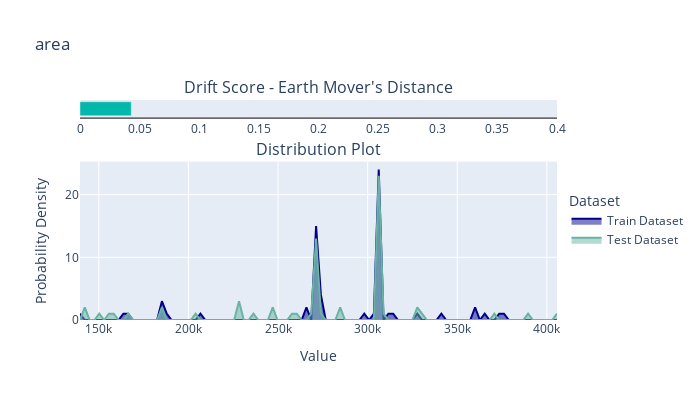
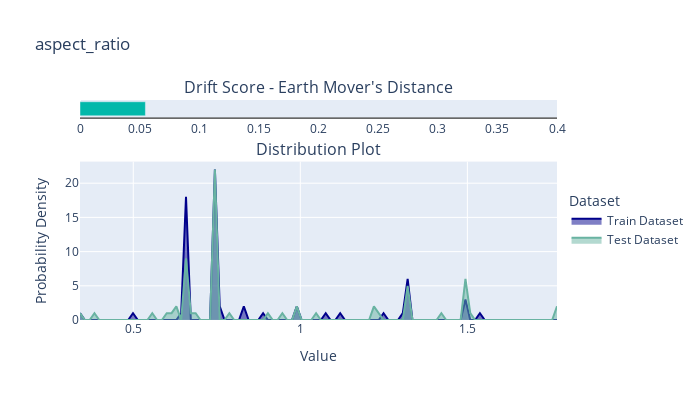
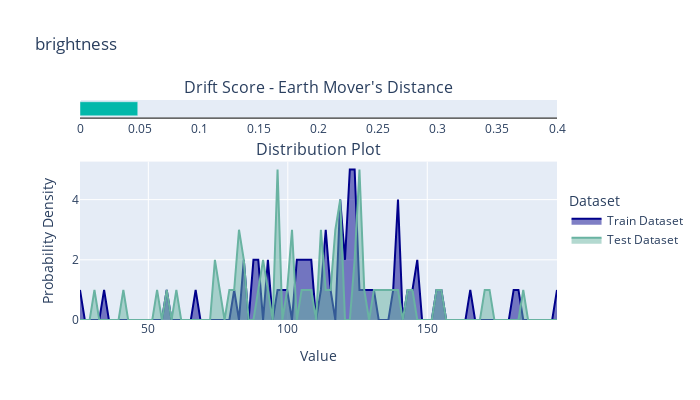
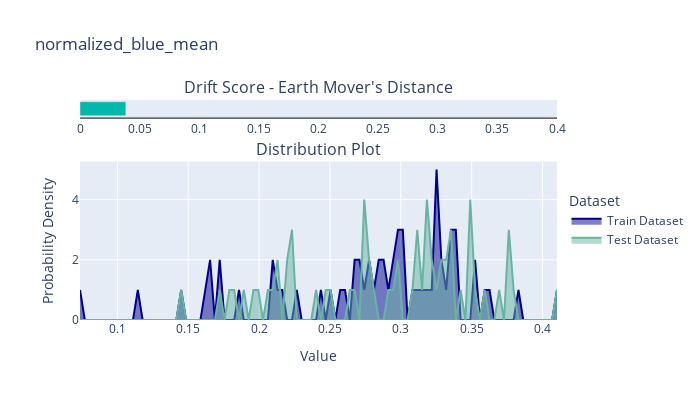

The notebook cell saved with these charts, in order:
### Markdown cell above
### Run the check <a name='run-check'></a>

### Code cell
check_result = ImagePropertyDrift().run(train_dataset, test_dataset)
check_result

### Figure 1 — Plotly figure (JSON) as saved in the notebook; plotly's stock layout.template omitted (floating-point values rounded to 4 significant figures)
{"data": [{"base": 0, "marker": {"color": "#01B8AA"}, "offsetgroup": "0", "orientation": "h", "showlegend": false, "type": "bar", "x": [0.04297], "xaxis": "x", "y": ["Drift Score"], "yaxis": "y"}, {"fill": "tozeroy", "line": {"color": "darkblue"}, "name": "Train Dataset", "type": "scatter", "x": [139520, 142208, 144896, 147584, 150272, 152960, 155648, 158336, 161024, 163712, 166400, 169088, 171776, 174464, 177152, 179840, 182528, 185216, 187904, 190592, 193280, 195968, 198656, 201344, 204032, 206720, 209408, 212096, 214784, 217472, 220160, 222848, 225536, 228224, 230912, 233600, 236288, 238976, 241664, 244352, 247040, 249728, 252416, 255104, 257792, 260480, 263168, 265856, 268544, 271232, 273920, 276608, 279296, 281984, 284672, 287360, 290048, 292736, 295424, 298112, 300800, 303488, 306176, 308864, 311552, 314240, 316928, 319616, 322304, 324992, 327680, 330368, 333056, 335744, 338432, 341120, 343808, 346496, 349184, 351872, 354560, 357248, 359936, 362624, 365312, 368000, 370688, 373376, 376064, 378752, 381440, 384128, 386816, 389504, 392192, 394880, 397568, 400256, 402944, 405632], "xaxis": "x2", "y": [1, 0, 0, 0, 0, 0, 0, 0, 0, 1, 1, 0, 0, 0, 0, 0, 0, 3, 1, 0, 0, 0, 0, 0, 0, 1, 0, 0, 0, 0, 0, 0, 0, 0, 0, 0, 0, 0, 0, 0, 0, 0, 0, 0, 0, 0, 0, 2, 0, 15, 4, 0, 0, 0, 0, 0, 0, 0, 0, 1, 0, 1, 24, 0, 1, 1, 0, 0, 0, 0, 1, 0, 0, 0, 0, 1, 0, 0, 0, 0, 0, 0, 2, 0, 1, 0, 0, 1, 1, 0, 0, 0, 0, 0, 0, 0, 0, 0, 0, 0], "yaxis": "y2"}, {"fill": "tozeroy", "line": {"color": "#69b3a2"}, "name": "Test Dataset", "type": "scatter", "x": [139520, 142208, 144896, 147584, 150272, 152960, 155648, 158336, 161024, 163712, 166400, 169088, 171776, 174464, 177152, 179840, 182528, 185216, 187904, 190592, 193280, 195968, 198656, 201344, 204032, 206720, 209408, 212096, 214784, 217472, 220160, 222848, 225536, 228224, 230912, 233600, 236288, 238976, 241664, 244352, 247040, 249728, 252416, 255104, 257792, 260480, 263168, 265856, 268544, 271232, 273920, 276608, 279296, 281984, 284672, 287360, 290048, 292736, 295424, 298112, 300800, 303488, 306176, 308864, 311552, 314240, 316928, 319616, 322304, 324992, 327680, 330368, 333056, 335744, 338432, 341120, 343808, 346496, 349184, 351872, 354560, 357248, 359936, 362624, 365312, 368000, 370688, 373376, 376064, 378752, 381440, 384128, 386816, 389504, 392192, 394880, 397568, 400256, 402944, 405632], "xaxis": "x2", "y": [0, 2, 0, 0, 1, 0, 1, 1, 0, 0, 1, 0, 0, 0, 0, 0, 0, 2, 0, 0, 0, 0, 0, 0, 1, 0, 0, 0, 0, 0, 0, 0, 0, 3, 0, 0, 1, 0, 0, 0, 2, 0, 0, 0, 1, 1, 0, 0, 1, 13, 1, 0, 0, 0, 2, 0, 0, 0, 0, 0, 0, 0, 23, 1, 0, 0, 0, 0, 0, 0, 2, 1, 0, 0, 0, 0, 0, 0, 0, 0, 0, 0, 0, 0, 0, 0, 1, 0, 0, 0, 0, 0, 0, 1, 0, 0, 0, 0, 0, 1], "yaxis": "y2"}], "layout": {"annotations": [{"font": {"size": 16}, "showarrow": false, "text": "Drift Score - Earth Mover's Distance", "x": 0.5, "xanchor": "center", "xref": "paper", "y": 1.0, "yanchor": "bottom", "yref": "paper"}, {"font": {"size": 16}, "showarrow": false, "text": "Distribution Plot", "x": 0.5, "xanchor": "center", "xref": "paper", "y": 0.72, "yanchor": "bottom", "yref": "paper"}], "height": 400, "legend": {"title": {"text": "Dataset"}, "y": 0.6, "yanchor": "top"}, "title": {"text": "area"}, "width": 700, "xaxis": {"anchor": "y", "domain": [0, 1], "dtick": 0.05, "fixedrange": true, "gridcolor": "black", "linecolor": "black", "range": [0, 0.4], "showgrid": false}, "xaxis2": {"anchor": "y2", "domain": [0, 1], "fixedrange": true, "range": [139520, 405632], "title": {"text": "Value"}}, "yaxis": {"anchor": "x", "color": "black", "domain": [0.92, 1], "fixedrange": true, "showgrid": false, "showline": false, "showticklabels": false, "zeroline": false}, "yaxis2": {"anchor": "x2", "domain": [0, 0.72], "title": {"text": "Probability Density"}}}}

### Figure 2 — Plotly figure (JSON) as saved in the notebook; plotly's stock layout.template omitted (floating-point values rounded to 4 significant figures)
{"data": [{"base": 0, "marker": {"color": "#01B8AA"}, "offsetgroup": "0", "orientation": "h", "showlegend": false, "type": "bar", "x": [0.05484], "xaxis": "x", "y": ["Drift Score"], "yaxis": "y"}, {"fill": "tozeroy", "line": {"color": "darkblue"}, "name": "Train Dataset", "type": "scatter", "x": [0.3406, 0.355, 0.3695, 0.3839, 0.3983, 0.4127, 0.4272, 0.4416, 0.456, 0.4704, 0.4848, 0.4993, 0.5137, 0.5281, 0.5425, 0.5569, 0.5714, 0.5858, 0.6002, 0.6146, 0.629, 0.6435, 0.6579, 0.6723, 0.6867, 0.7012, 0.7156, 0.73, 0.7444, 0.7588, 0.7733, 0.7877, 0.8021, 0.8165, 0.8309, 0.8454, 0.8598, 0.8742, 0.8886, 0.903, 0.9175, 0.9319, 0.9463, 0.9607, 0.9752, 0.9896, 1.004, 1.018, 1.033, 1.047, 1.062, 1.076, 1.091, 1.105, 1.119, 1.134, 1.148, 1.163, 1.177, 1.191, 1.206, 1.22, 1.235, 1.249, 1.264, 1.278, 1.292, 1.307, 1.321, 1.336, 1.35, 1.365, 1.379, 1.393, 1.408, 1.422, 1.437, 1.451, 1.465, 1.48, 1.494, 1.509, 1.523, 1.538, 1.552, 1.566, 1.581, 1.595, 1.61, 1.624, 1.639, 1.653, 1.667, 1.682, 1.696, 1.711, 1.725, 1.739, 1.754, 1.768], "xaxis": "x2", "y": [1, 0, 0, 0, 0, 0, 0, 0, 0, 0, 0, 1, 0, 0, 0, 0, 0, 0, 0, 0, 0, 1, 18, 0, 0, 0, 0, 0, 22, 2, 0, 0, 0, 0, 2, 0, 0, 0, 1, 0, 0, 0, 0, 0, 0, 2, 0, 0, 0, 0, 0, 1, 0, 0, 1, 0, 0, 0, 0, 0, 0, 0, 0, 1, 0, 0, 0, 1, 6, 0, 0, 0, 0, 0, 0, 0, 0, 0, 0, 0, 3, 0, 0, 1, 0, 0, 0, 0, 0, 0, 0, 0, 0, 0, 0, 0, 0, 0, 0, 0], "yaxis": "y2"}, {"fill": "tozeroy", "line": {"color": "#69b3a2"}, "name": "Test Dataset", "type": "scatter", "x": [0.3406, 0.355, 0.3695, 0.3839, 0.3983, 0.4127, 0.4272, 0.4416, 0.456, 0.4704, 0.4848, 0.4993, 0.5137, 0.5281, 0.5425, 0.5569, 0.5714, 0.5858, 0.6002, 0.6146, 0.629, 0.6435, 0.6579, 0.6723, 0.6867, 0.7012, 0.7156, 0.73, 0.7444, 0.7588, 0.7733, 0.7877, 0.8021, 0.8165, 0.8309, 0.8454, 0.8598, 0.8742, 0.8886, 0.903, 0.9175, 0.9319, 0.9463, 0.9607, 0.9752, 0.9896, 1.004, 1.018, 1.033, 1.047, 1.062, 1.076, 1.091, 1.105, 1.119, 1.134, 1.148, 1.163, 1.177, 1.191, 1.206, 1.22, 1.235, 1.249, 1.264, 1.278, 1.292, 1.307, 1.321, 1.336, 1.35, 1.365, 1.379, 1.393, 1.408, 1.422, 1.437, 1.451, 1.465, 1.48, 1.494, 1.509, 1.523, 1.538, 1.552, 1.566, 1.581, 1.595, 1.61, 1.624, 1.639, 1.653, 1.667, 1.682, 1.696, 1.711, 1.725, 1.739, 1.754, 1.768], "xaxis": "x2", "y": [1, 0, 0, 1, 0, 0, 0, 0, 0, 0, 0, 0, 0, 0, 0, 1, 0, 0, 1, 1, 2, 0, 9, 1, 1, 0, 0, 0, 22, 0, 0, 1, 0, 0, 0, 0, 0, 0, 0, 1, 0, 0, 1, 0, 0, 2, 0, 0, 0, 1, 0, 0, 0, 0, 0, 0, 0, 0, 0, 0, 0, 2, 1, 0, 0, 0, 0, 0, 5, 0, 0, 0, 0, 0, 0, 1, 0, 0, 0, 0, 6, 1, 0, 0, 0, 0, 0, 0, 0, 0, 0, 0, 0, 0, 0, 0, 0, 0, 0, 2], "yaxis": "y2"}], "layout": {"annotations": [{"font": {"size": 16}, "showarrow": false, "text": "Drift Score - Earth Mover's Distance", "x": 0.5, "xanchor": "center", "xref": "paper", "y": 1.0, "yanchor": "bottom", "yref": "paper"}, {"font": {"size": 16}, "showarrow": false, "text": "Distribution Plot", "x": 0.5, "xanchor": "center", "xref": "paper", "y": 0.72, "yanchor": "bottom", "yref": "paper"}], "height": 400, "legend": {"title": {"text": "Dataset"}, "y": 0.6, "yanchor": "top"}, "title": {"text": "aspect_ratio"}, "width": 700, "xaxis": {"anchor": "y", "domain": [0, 1], "dtick": 0.05, "fixedrange": true, "gridcolor": "black", "linecolor": "black", "range": [0, 0.4], "showgrid": false}, "xaxis2": {"anchor": "y2", "domain": [0, 1], "fixedrange": true, "range": [0.3406, 1.768], "title": {"text": "Value"}}, "yaxis": {"anchor": "x", "color": "black", "domain": [0.92, 1], "fixedrange": true, "showgrid": false, "showline": false, "showticklabels": false, "zeroline": false}, "yaxis2": {"anchor": "x2", "domain": [0, 0.72], "title": {"text": "Probability Density"}}}}

### Figure 3 — Plotly figure (JSON) as saved in the notebook; plotly's stock layout.template omitted (floating-point values rounded to 4 significant figures)
{"data": [{"base": 0, "marker": {"color": "#01B8AA"}, "offsetgroup": "0", "orientation": "h", "showlegend": false, "type": "bar", "x": [0.04844], "xaxis": "x", "y": ["Drift Score"], "yaxis": "y"}, {"fill": "tozeroy", "line": {"color": "darkblue"}, "name": "Train Dataset", "type": "scatter", "x": [25.49, 27.22, 28.95, 30.68, 32.4, 34.13, 35.86, 37.59, 39.31, 41.04, 42.77, 44.5, 46.22, 47.95, 49.68, 51.41, 53.13, 54.86, 56.59, 58.32, 60.04, 61.77, 63.5, 65.23, 66.95, 68.68, 70.41, 72.13, 73.86, 75.59, 77.32, 79.04, 80.77, 82.5, 84.23, 85.95, 87.68, 89.41, 91.14, 92.86, 94.59, 96.32, 98.05, 99.77, 101.5, 103.2, 105.0, 106.7, 108.4, 110.1, 111.9, 113.6, 115.3, 117.0, 118.8, 120.5, 122.2, 124.0, 125.7, 127.4, 129.1, 130.9, 132.6, 134.3, 136.0, 137.8, 139.5, 141.2, 143.0, 144.7, 146.4, 148.1, 149.9, 151.6, 153.3, 155.1, 156.8, 158.5, 160.2, 162.0, 163.7, 165.4, 167.1, 168.9, 170.6, 172.3, 174.1, 175.8, 177.5, 179.2, 181.0, 182.7, 184.4, 186.1, 187.9, 189.6, 191.3, 193.1, 194.8, 196.5], "xaxis": "x2", "y": [1, 0, 0, 0, 0, 1, 0, 0, 0, 0, 0, 0, 0, 0, 0, 0, 0, 0, 1, 0, 0, 0, 0, 0, 1, 0, 0, 0, 0, 0, 0, 0, 1, 0, 2, 0, 2, 2, 0, 2, 0, 1, 1, 1, 0, 2, 2, 2, 2, 0, 1, 3, 1, 0, 4, 2, 5, 5, 1, 1, 1, 1, 0, 0, 0, 1, 4, 0, 1, 1, 2, 0, 0, 0, 1, 1, 0, 0, 0, 0, 0, 1, 0, 0, 0, 0, 0, 0, 0, 0, 1, 1, 0, 0, 0, 0, 0, 0, 0, 1], "yaxis": "y2"}, {"fill": "tozeroy", "line": {"color": "#69b3a2"}, "name": "Test Dataset", "type": "scatter", "x": [25.49, 27.22, 28.95, 30.68, 32.4, 34.13, 35.86, 37.59, 39.31, 41.04, 42.77, 44.5, 46.22, 47.95, 49.68, 51.41, 53.13, 54.86, 56.59, 58.32, 60.04, 61.77, 63.5, 65.23, 66.95, 68.68, 70.41, 72.13, 73.86, 75.59, 77.32, 79.04, 80.77, 82.5, 84.23, 85.95, 87.68, 89.41, 91.14, 92.86, 94.59, 96.32, 98.05, 99.77, 101.5, 103.2, 105.0, 106.7, 108.4, 110.1, 111.9, 113.6, 115.3, 117.0, 118.8, 120.5, 122.2, 124.0, 125.7, 127.4, 129.1, 130.9, 132.6, 134.3, 136.0, 137.8, 139.5, 141.2, 143.0, 144.7, 146.4, 148.1, 149.9, 151.6, 153.3, 155.1, 156.8, 158.5, 160.2, 162.0, 163.7, 165.4, 167.1, 168.9, 170.6, 172.3, 174.1, 175.8, 177.5, 179.2, 181.0, 182.7, 184.4, 186.1, 187.9, 189.6, 191.3, 193.1, 194.8, 196.5], "xaxis": "x2", "y": [0, 0, 0, 1, 0, 0, 0, 0, 0, 1, 0, 0, 0, 0, 0, 0, 1, 0, 1, 0, 1, 0, 0, 0, 0, 0, 0, 0, 2, 1, 0, 1, 1, 3, 2, 0, 0, 1, 2, 1, 0, 5, 0, 1, 3, 0, 1, 1, 1, 0, 3, 1, 1, 3, 4, 0, 0, 2, 5, 1, 0, 1, 1, 1, 1, 1, 1, 0, 1, 1, 0, 0, 0, 0, 1, 1, 0, 0, 0, 0, 0, 0, 0, 0, 1, 1, 0, 0, 0, 0, 0, 0, 1, 0, 0, 0, 0, 0, 0, 0], "yaxis": "y2"}], "layout": {"annotations": [{"font": {"size": 16}, "showarrow": false, "text": "Drift Score - Earth Mover's Distance", "x": 0.5, "xanchor": "center", "xref": "paper", "y": 1.0, "yanchor": "bottom", "yref": "paper"}, {"font": {"size": 16}, "showarrow": false, "text": "Distribution Plot", "x": 0.5, "xanchor": "center", "xref": "paper", "y": 0.72, "yanchor": "bottom", "yref": "paper"}], "height": 400, "legend": {"title": {"text": "Dataset"}, "y": 0.6, "yanchor": "top"}, "title": {"text": "brightness"}, "width": 700, "xaxis": {"anchor": "y", "domain": [0, 1], "dtick": 0.05, "fixedrange": true, "gridcolor": "black", "linecolor": "black", "range": [0, 0.4], "showgrid": false}, "xaxis2": {"anchor": "y2", "domain": [0, 1], "fixedrange": true, "range": [25.49, 196.5], "title": {"text": "Value"}}, "yaxis": {"anchor": "x", "color": "black", "domain": [0.92, 1], "fixedrange": true, "showgrid": false, "showline": false, "showticklabels": false, "zeroline": false}, "yaxis2": {"anchor": "x2", "domain": [0, 0.72], "title": {"text": "Probability Density"}}}}

### Figure 4 — Plotly figure (JSON) as saved in the notebook; plotly's stock layout.template omitted (floating-point values rounded to 4 significant figures)
{"data": [{"base": 0, "marker": {"color": "#01B8AA"}, "offsetgroup": "0", "orientation": "h", "showlegend": false, "type": "bar", "x": [0.03844], "xaxis": "x", "y": ["Drift Score"], "yaxis": "y"}, {"fill": "tozeroy", "line": {"color": "darkblue"}, "name": "Train Dataset", "type": "scatter", "x": [0.07365, 0.07705, 0.08045, 0.08385, 0.08725, 0.09065, 0.09405, 0.09745, 0.1008, 0.1042, 0.1076, 0.111, 0.1144, 0.1178, 0.1212, 0.1246, 0.128, 0.1314, 0.1348, 0.1382, 0.1416, 0.145, 0.1484, 0.1518, 0.1552, 0.1586, 0.162, 0.1654, 0.1688, 0.1722, 0.1756, 0.179, 0.1824, 0.1858, 0.1892, 0.1926, 0.196, 0.1994, 0.2028, 0.2062, 0.2096, 0.213, 0.2164, 0.2198, 0.2232, 0.2266, 0.23, 0.2334, 0.2368, 0.2402, 0.2436, 0.247, 0.2504, 0.2538, 0.2572, 0.2606, 0.264, 0.2674, 0.2708, 0.2742, 0.2776, 0.281, 0.2844, 0.2878, 0.2912, 0.2946, 0.298, 0.3014, 0.3048, 0.3082, 0.3116, 0.315, 0.3184, 0.3218, 0.3252, 0.3286, 0.332, 0.3354, 0.3388, 0.3422, 0.3456, 0.349, 0.3524, 0.3558, 0.3592, 0.3626, 0.366, 0.3694, 0.3728, 0.3762, 0.3796, 0.383, 0.3864, 0.3898, 0.3932, 0.3966, 0.4, 0.4034, 0.4068, 0.4102], "xaxis": "x2", "y": [1, 0, 0, 0, 0, 0, 0, 0, 0, 0, 0, 0, 1, 0, 0, 0, 0, 0, 0, 0, 0, 1, 0, 0, 0, 0, 1, 2, 0, 2, 0, 0, 0, 1, 0, 0, 0, 0, 0, 0, 2, 1, 1, 0, 0, 1, 0, 0, 0, 0, 1, 0, 1, 0, 1, 1, 0, 2, 2, 1, 2, 1, 2, 2, 1, 2, 3, 3, 0, 1, 1, 1, 1, 1, 5, 2, 1, 3, 3, 0, 0, 0, 2, 0, 1, 1, 0, 0, 0, 0, 0, 1, 0, 0, 0, 0, 0, 0, 0, 1], "yaxis": "y2"}, {"fill": "tozeroy", "line": {"color": "#69b3a2"}, "name": "Test Dataset", "type": "scatter", "x": [0.07365, 0.07705, 0.08045, 0.08385, 0.08725, 0.09065, 0.09405, 0.09745, 0.1008, 0.1042, 0.1076, 0.111, 0.1144, 0.1178, 0.1212, 0.1246, 0.128, 0.1314, 0.1348, 0.1382, 0.1416, 0.145, 0.1484, 0.1518, 0.1552, 0.1586, 0.162, 0.1654, 0.1688, 0.1722, 0.1756, 0.179, 0.1824, 0.1858, 0.1892, 0.1926, 0.196, 0.1994, 0.2028, 0.2062, 0.2096, 0.213, 0.2164, 0.2198, 0.2232, 0.2266, 0.23, 0.2334, 0.2368, 0.2402, 0.2436, 0.247, 0.2504, 0.2538, 0.2572, 0.2606, 0.264, 0.2674, 0.2708, 0.2742, 0.2776, 0.281, 0.2844, 0.2878, 0.2912, 0.2946, 0.298, 0.3014, 0.3048, 0.3082, 0.3116, 0.315, 0.3184, 0.3218, 0.3252, 0.3286, 0.332, 0.3354, 0.3388, 0.3422, 0.3456, 0.349, 0.3524, 0.3558, 0.3592, 0.3626, 0.366, 0.3694, 0.3728, 0.3762, 0.3796, 0.383, 0.3864, 0.3898, 0.3932, 0.3966, 0.4, 0.4034, 0.4068, 0.4102], "xaxis": "x2", "y": [0, 0, 0, 0, 0, 0, 0, 0, 0, 0, 0, 0, 0, 0, 0, 0, 0, 0, 0, 0, 0, 1, 0, 0, 0, 0, 0, 0, 0, 1, 0, 1, 1, 0, 1, 0, 1, 1, 0, 1, 1, 2, 0, 2, 3, 0, 0, 0, 0, 1, 0, 1, 1, 0, 0, 0, 1, 1, 0, 4, 2, 1, 0, 0, 1, 1, 2, 0, 0, 1, 3, 1, 4, 2, 1, 2, 2, 3, 0, 1, 0, 4, 1, 0, 1, 0, 0, 1, 0, 3, 1, 0, 0, 0, 0, 0, 0, 0, 0, 1], "yaxis": "y2"}], "layout": {"annotations": [{"font": {"size": 16}, "showarrow": false, "text": "Drift Score - Earth Mover's Distance", "x": 0.5, "xanchor": "center", "xref": "paper", "y": 1.0, "yanchor": "bottom", "yref": "paper"}, {"font": {"size": 16}, "showarrow": false, "text": "Distribution Plot", "x": 0.5, "xanchor": "center", "xref": "paper", "y": 0.72, "yanchor": "bottom", "yref": "paper"}], "height": 400, "legend": {"title": {"text": "Dataset"}, "y": 0.6, "yanchor": "top"}, "title": {"text": "normalized_blue_mean"}, "width": 700, "xaxis": {"anchor": "y", "domain": [0, 1], "dtick": 0.05, "fixedrange": true, "gridcolor": "black", "linecolor": "black", "range": [0, 0.4], "showgrid": false}, "xaxis2": {"anchor": "y2", "domain": [0, 1], "fixedrange": true, "range": [0.07365, 0.4102], "title": {"text": "Value"}}, "yaxis": {"anchor": "x", "color": "black", "domain": [0.92, 1], "fixedrange": true, "showgrid": false, "showline": false, "showticklabels": false, "zeroline": false}, "yaxis2": {"anchor": "x2", "domain": [0, 0.72], "title": {"text": "Probability Density"}}}}
